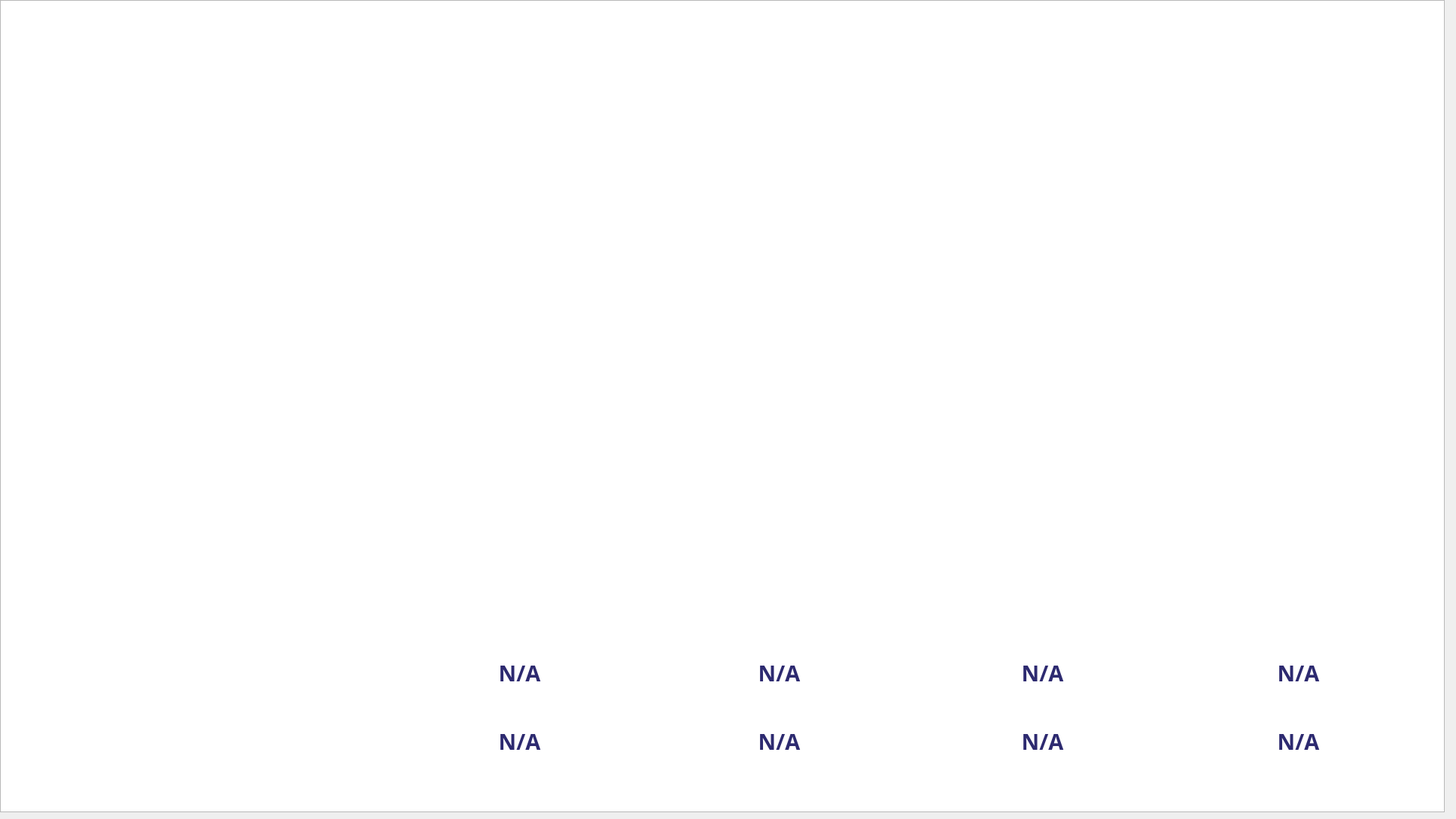
    <widget class="QWidget" name="page_video">
     <widget class="QLabel" name="background_1">
      <property name="geometry">
       <rect>
        <x>0</x>
        <y>0</y>
        <width>1920</width>
        <height>1080</height>
       </rect>
      </property>
      <property name="maximumSize">
       <size>
        <width>1920</width>
        <height>1080</height>
       </size>
      </property>
      <property name="styleSheet">
       <string notr="true">image: url(:/img/img/VIDEO.png);</string>
      </property>
      <property name="text">
       <string/>
      </property>
     </widget>
     <widget class="QLabel" name="eta_dep_4_1">
      <property name="geometry">
       <rect>
        <x>1495</x>
        <y>390</y>
        <width>121</width>
        <height>41</height>
       </rect>
      </property>
      <property name="font">
       <font>
        <family>Bahnschrift</family>
        <pointsize>22</pointsize>
        <bold>true</bold>
       </font>
      </property>
      <property name="styleSheet">
       <string notr="true">color: rgb(45, 42, 112);</string>
      </property>
      <property name="text">
       <string>N/A</string>
      </property>
      <property name="alignment">
       <set>Qt::AlignmentFlag::AlignCenter</set>
      </property>
     </widget>
     <widget class="QLabel" name="eta_plus_2_1">
      <property name="geometry">
       <rect>
        <x>975</x>
        <y>965</y>
        <width>121</width>
        <height>41</height>
       </rect>
      </property>
      <property name="font">
       <font>
        <family>Bahnschrift</family>
        <pointsize>22</pointsize>
        <bold>true</bold>
       </font>
      </property>
      <property name="styleSheet">
       <string notr="true">color: rgb(45, 42, 112);</string>
      </property>
      <property name="text">
       <string>N/A</string>
      </property>
      <property name="alignment">
       <set>Qt::AlignmentFlag::AlignCenter</set>
      </property>
     </widget>
     <widget class="QLabel" name="eta_plus_1_1">
      <property name="geometry">
       <rect>
        <x>630</x>
        <y>965</y>
        <width>121</width>
        <height>41</height>
       </rect>
      </property>
      <property name="font">
       <font>
        <family>Bahnschrift</family>
        <pointsize>22</pointsize>
        <bold>true</bold>
       </font>
      </property>
      <property name="styleSheet">
       <string notr="true">color: rgb(45, 42, 112);</string>
      </property>
      <property name="text">
       <string>N/A</string>
      </property>
      <property name="alignment">
       <set>Qt::AlignmentFlag::AlignCenter</set>
      </property>
     </widget>
     <widget class="QLabel" name="eta_st_3_1">
      <property name="geometry">
       <rect>
        <x>1185</x>
        <y>865</y>
        <width>401</width>
        <height>60</height>
       </rect>
      </property>
      <property name="font">
       <font>
        <family>Bahnschrift</family>
        <pointsize>22</pointsize>
        <bold>true</bold>
       </font>
      </property>
      <property name="styleSheet">
       <string notr="true">color: rgb(45, 42, 112);</string>
      </property>
      <property name="text">
       <string>N/A</string>
      </property>
      <property name="alignment">
       <set>Qt::AlignmentFlag::AlignCenter</set>
      </property>
      <property name="wordWrap">
       <bool>true</bool>
      </property>
     </widget>
     <widget class="QLabel" name="eta_st_2_1">
      <property name="geometry">
       <rect>
        <x>835</x>
        <y>865</y>
        <width>401</width>
        <height>60</height>
       </rect>
      </property>
      <property name="font">
       <font>
        <family>Bahnschrift</family>
        <pointsize>22</pointsize>
        <bold>true</bold>
       </font>
      </property>
      <property name="styleSheet">
       <string notr="true">color: rgb(45, 42, 112);</string>
      </property>
      <property name="text">
       <string>N/A</string>
      </property>
      <property name="alignment">
       <set>Qt::AlignmentFlag::AlignCenter</set>
      </property>
      <property name="wordWrap">
       <bool>true</bool>
      </property>
     </widget>
     <widget class="QLabel" name="eta_delay_3_1">
      <property name="geometry">
       <rect>
        <x>1765</x>
        <y>320</y>
        <width>121</width>
        <height>41</height>
       </rect>
      </property>
      <property name="font">
       <font>
        <family>Bahnschrift</family>
        <pointsize>22</pointsize>
        <bold>true</bold>
       </font>
      </property>
      <property name="styleSheet">
       <string notr="true">color: rgb(198, 20, 20);</string>
      </property>
      <property name="text">
       <string>N/A</string>
      </property>
      <property name="alignment">
       <set>Qt::AlignmentFlag::AlignCenter</set>
      </property>
     </widget>
     <widget class="QLabel" name="eta_plus_4_1">
      <property name="geometry">
       <rect>
        <x>1665</x>
        <y>965</y>
        <width>121</width>
        <height>41</height>
       </rect>
      </property>
      <property name="font">
       <font>
        <family>Bahnschrift</family>
        <pointsize>22</pointsize>
        <bold>true</bold>
       </font>
      </property>
      <property name="styleSheet">
       <string notr="true">color: rgb(45, 42, 112);</string>
      </property>
      <property name="text">
       <string>N/A</string>
      </property>
      <property name="alignment">
       <set>Qt::AlignmentFlag::AlignCenter</set>
      </property>
     </widget>
     <widget class="QLabel" name="eta_dep_3_1">
      <property name="geometry">
       <rect>
        <x>1495</x>
        <y>320</y>
        <width>121</width>
        <height>41</height>
       </rect>
      </property>
      <property name="font">
       <font>
        <family>Bahnschrift</family>
        <pointsize>22</pointsize>
        <bold>true</bold>
       </font>
      </property>
      <property name="styleSheet">
       <string notr="true">color: rgb(45, 42, 112);</string>
      </property>
      <property name="text">
       <string>N/A</string>
      </property>
      <property name="alignment">
       <set>Qt::AlignmentFlag::AlignCenter</set>
      </property>
     </widget>
     <widget class="QLabel" name="eta_delay_4_1">
      <property name="geometry">
       <rect>
        <x>1765</x>
        <y>390</y>
        <width>121</width>
        <height>41</height>
       </rect>
      </property>
      <property name="font">
       <font>
        <family>Bahnschrift</family>
        <pointsize>22</pointsize>
        <bold>true</bold>
       </font>
      </property>
      <property name="styleSheet">
       <string notr="true">color: rgb(198, 20, 20);</string>
      </property>
      <property name="text">
       <string>N/A</string>
      </property>
      <property name="alignment">
       <set>Qt::AlignmentFlag::AlignCenter</set>
      </property>
     </widget>
     <widget class="QLabel" name="eta_st_1_1">
      <property name="geometry">
       <rect>
        <x>490</x>
        <y>865</y>
        <width>401</width>
        <height>60</height>
       </rect>
      </property>
      <property name="font">
       <font>
        <family>Bahnschrift</family>
        <pointsize>22</pointsize>
        <bold>true</bold>
       </font>
      </property>
      <property name="styleSheet">
       <string notr="true">color: rgb(45, 42, 112);</string>
      </property>
      <property name="text">
       <string>N/A</string>
      </property>
      <property name="alignment">
       <set>Qt::AlignmentFlag::AlignCenter</set>
      </property>
      <property name="wordWrap">
       <bool>true</bool>
      </property>
     </widget>
     <widget class="QLabel" name="eta_plus_3_1">
      <property name="geometry">
       <rect>
        <x>1325</x>
        <y>965</y>
        <width>121</width>
        <height>41</height>
       </rect>
      </property>
      <property name="font">
       <font>
        <family>Bahnschrift</family>
        <pointsize>22</pointsize>
        <bold>true</bold>
       </font>
      </property>
      <property name="styleSheet">
       <string notr="true">color: rgb(45, 42, 112);</string>
      </property>
      <property name="text">
       <string>N/A</string>
      </property>
      <property name="alignment">
       <set>Qt::AlignmentFlag::AlignCenter</set>
      </property>
     </widget>
     <widget class="QLabel" name="eta_st_4_1">
      <property name="geometry">
       <rect>
        <x>1525</x>
        <y>865</y>
        <width>401</width>
        <height>60</height>
       </rect>
      </property>
      <property name="font">
       <font>
        <family>Bahnschrift</family>
        <pointsize>22</pointsize>
        <bold>true</bold>
       </font>
      </property>
      <property name="styleSheet">
       <string notr="true">color: rgb(45, 42, 112);</string>
      </property>
      <property name="text">
       <string>N/A</string>
      </property>
      <property name="alignment">
       <set>Qt::AlignmentFlag::AlignCenter</set>
      </property>
      <property name="wordWrap">
       <bool>true</bool>
      </property>
     </widget>
     <widget class="QLabel" name="eta_dep_2_1">
      <property name="geometry">
       <rect>
        <x>1495</x>
        <y>255</y>
        <width>121</width>
        <height>41</height>
       </rect>
      </property>
      <property name="font">
       <font>
        <family>Bahnschrift</family>
        <pointsize>22</pointsize>
        <bold>true</bold>
       </font>
      </property>
      <property name="styleSheet">
       <string notr="true">color: rgb(45, 42, 112);</string>
      </property>
      <property name="text">
       <string>N/A</string>
      </property>
      <property name="alignment">
       <set>Qt::AlignmentFlag::AlignCenter</set>
      </property>
     </widget>
     <widget class="QLabel" name="eta_delay_1_1">
      <property name="geometry">
       <rect>
        <x>1765</x>
        <y>185</y>
        <width>121</width>
        <height>41</height>
       </rect>
      </property>
      <property name="font">
       <font>
        <family>Bahnschrift</family>
        <pointsize>22</pointsize>
        <bold>true</bold>
       </font>
      </property>
      <property name="styleSheet">
       <string notr="true">color: rgb(198, 20, 20);</string>
      </property>
      <property name="text">
       <string>N/A</string>
      </property>
      <property name="alignment">
       <set>Qt::AlignmentFlag::AlignCenter</set>
      </property>
     </widget>
     <widget class="QLabel" name="eta_dep_1_1">
      <property name="geometry">
       <rect>
        <x>1495</x>
        <y>185</y>
        <width>121</width>
        <height>41</height>
       </rect>
      </property>
      <property name="font">
       <font>
        <family>Bahnschrift</family>
        <pointsize>22</pointsize>
        <bold>true</bold>
       </font>
      </property>
      <property name="styleSheet">
       <string notr="true">color: rgb(45, 42, 112);</string>
      </property>
      <property name="text">
       <string>N/A</string>
      </property>
      <property name="alignment">
       <set>Qt::AlignmentFlag::AlignCenter</set>
      </property>
     </widget>
     <widget class="QLabel" name="eta_delay_2_1">
      <property name="geometry">
       <rect>
        <x>1765</x>
        <y>255</y>
        <width>121</width>
        <height>41</height>
       </rect>
      </property>
      <property name="font">
       <font>
        <family>Bahnschrift</family>
        <pointsize>22</pointsize>
        <bold>true</bold>
       </font>
      </property>
      <property name="styleSheet">
       <string notr="true">color: rgb(198, 20, 20);</string>
      </property>
      <property name="text">
       <string>N/A</string>
      </property>
      <property name="alignment">
       <set>Qt::AlignmentFlag::AlignCenter</set>
      </property>
     </widget>
     <widget class="QLabel" name="date_1">
      <property name="geometry">
       <rect>
        <x>0</x>
        <y>950</y>
        <width>256</width>
        <height>46</height>
       </rect>
      </property>
      <property name="font">
       <font>
        <family>Bahnschrift</family>
        <pointsize>25</pointsize>
        <bold>false</bold>
       </font>
      </property>
      <property name="styleSheet">
       <string notr="true">color: rgb(255, 255, 255);</string>
      </property>
      <property name="text">
       <string/>
      </property>
      <property name="alignment">
       <set>Qt::AlignmentFlag::AlignCenter</set>
      </property>
     </widget>
     <widget class="QLabel" name="time_1">
      <property name="geometry">
       <rect>
        <x>0</x>
        <y>855</y>
        <width>256</width>
        <height>100</height>
       </rect>
      </property>
      <property name="font">
       <font>
        <family>Segoe UI</family>
        <pointsize>55</pointsize>
        <bold>true</bold>
       </font>
      </property>
      <property name="styleSheet">
       <string notr="true">color: rgb(255, 255, 255);</string>
      </property>
      <property name="text">
       <string/>
      </property>
      <property name="alignment">
       <set>Qt::AlignmentFlag::AlignCenter</set>
      </property>
     </widget>
     <widget class="QLabel" name="speed_1">
      <property name="geometry">
       <rect>
        <x>270</x>
        <y>920</y>
        <width>200</width>
        <height>100</height>
       </rect>
      </property>
      <property name="font">
       <font>
        <family>Bahnschrift</family>
        <pointsize>40</pointsize>
        <bold>true</bold>
       </font>
      </property>
      <property name="styleSheet">
       <string notr="true">color: rgb(255, 255, 255);</string>
      </property>
      <property name="text">
       <string>N/A</string>
      </property>
      <property name="alignment">
       <set>Qt::AlignmentFlag::AlignCenter</set>
      </property>
     </widget>
     <widget class="QGraphicsView" name="graphicsView">
      <property name="geometry">
       <rect>
        <x>0</x>
        <y>0</y>
        <width>1920</width>
        <height>1080</height>
       </rect>
      </property>
     </widget>
     <zorder>eta_dep_2_1</zorder>
     <zorder>eta_dep_1_1</zorder>
     <zorder>eta_dep_4_1</zorder>
     <zorder>eta_dep_3_1</zorder>
     <zorder>eta_delay_1_1</zorder>
     <zorder>eta_delay_2_1</zorder>
     <zorder>eta_delay_4_1</zorder>
     <zorder>eta_delay_3_1</zorder>
     <zorder>graphicsView</zorder>
     <zorder>background_1</zorder>
     <zorder>eta_plus_2_1</zorder>
     <zorder>eta_plus_1_1</zorder>
     <zorder>eta_st_3_1</zorder>
     <zorder>eta_st_2_1</zorder>
     <zorder>eta_plus_4_1</zorder>
     <zorder>eta_st_1_1</zorder>
     <zorder>eta_plus_3_1</zorder>
     <zorder>eta_st_4_1</zorder>
     <zorder>date_1</zorder>
     <zorder>time_1</zorder>
     <zorder>speed_1</zorder>
    </widget>
